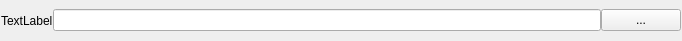
<?xml version="1.0" encoding="UTF-8"?>
<ui version="4.0">
 <class>path_form</class>
 <widget class="QWidget" name="path_form">
  <property name="geometry">
   <rect>
    <x>0</x>
    <y>0</y>
    <width>682</width>
    <height>41</height>
   </rect>
  </property>
  <property name="sizePolicy">
   <sizepolicy hsizetype="Expanding" vsizetype="Preferred">
    <horstretch>0</horstretch>
    <verstretch>0</verstretch>
   </sizepolicy>
  </property>
  <property name="minimumSize">
   <size>
    <width>0</width>
    <height>40</height>
   </size>
  </property>
  <property name="windowTitle">
   <string>Form</string>
  </property>
  <layout class="QHBoxLayout" name="horizontalLayout_2">
   <property name="spacing">
    <number>0</number>
   </property>
   <property name="leftMargin">
    <number>1</number>
   </property>
   <property name="topMargin">
    <number>1</number>
   </property>
   <property name="rightMargin">
    <number>1</number>
   </property>
   <property name="bottomMargin">
    <number>1</number>
   </property>
   <item>
    <widget class="QLabel" name="label">
     <property name="text">
      <string>TextLabel</string>
     </property>
    </widget>
   </item>
   <item>
    <widget class="QLineEdit" name="pathLE"/>
   </item>
   <item>
    <widget class="QPushButton" name="pickPB">
     <property name="text">
      <string>...</string>
     </property>
    </widget>
   </item>
  </layout>
 </widget>
 <resources/>
 <connections/>
</ui>
